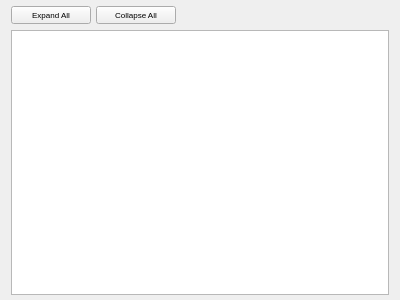
<?xml version="1.0" encoding="UTF-8"?>
<ui version="4.0">
 <class>ProjectObjectPropertiesWidget</class>
 <widget class="QWidget" name="ProjectObjectPropertiesWidget">
  <property name="geometry">
   <rect>
    <x>0</x>
    <y>0</y>
    <width>400</width>
    <height>300</height>
   </rect>
  </property>
  <property name="windowTitle">
   <string>Form</string>
  </property>
  <layout class="QVBoxLayout" name="verticalLayout">
   <property name="spacing">
    <number>5</number>
   </property>
   <property name="topMargin">
    <number>5</number>
   </property>
   <property name="bottomMargin">
    <number>5</number>
   </property>
   <item>
    <layout class="QHBoxLayout" name="toolBar">
     <item>
      <widget class="QPushButton" name="expandAllButton">
       <property name="font">
        <font>
         <pointsize>6</pointsize>
        </font>
       </property>
       <property name="text">
        <string>Expand All</string>
       </property>
      </widget>
     </item>
     <item>
      <widget class="QPushButton" name="collapseAllButton">
       <property name="font">
        <font>
         <pointsize>6</pointsize>
        </font>
       </property>
       <property name="text">
        <string>Collapse All</string>
       </property>
      </widget>
     </item>
     <item>
      <spacer name="horizontalSpacer">
       <property name="orientation">
        <enum>Qt::Horizontal</enum>
       </property>
       <property name="sizeHint" stdset="0">
        <size>
         <width>40</width>
         <height>20</height>
        </size>
       </property>
      </spacer>
     </item>
    </layout>
   </item>
   <item>
    <widget class="QTreeWidget" name="propertiesTree">
     <property name="indentation">
      <number>10</number>
     </property>
     <property name="columnCount">
      <number>2</number>
     </property>
     <attribute name="headerVisible">
      <bool>false</bool>
     </attribute>
     <column>
      <property name="text">
       <string notr="true">1</string>
      </property>
     </column>
     <column>
      <property name="text">
       <string notr="true">2</string>
      </property>
     </column>
    </widget>
   </item>
  </layout>
 </widget>
 <resources/>
 <connections/>
</ui>
